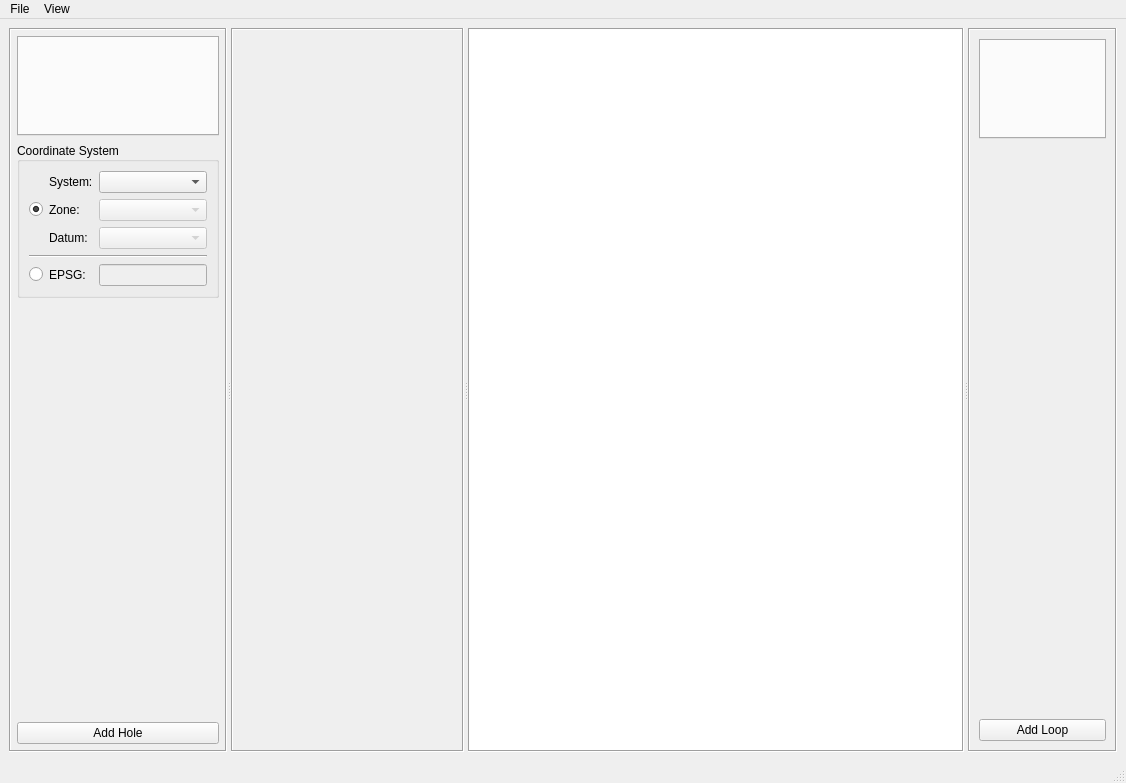
<?xml version="1.0" encoding="UTF-8"?>
<ui version="4.0">
 <class>MainWindow</class>
 <widget class="QMainWindow" name="MainWindow">
  <property name="geometry">
   <rect>
    <x>0</x>
    <y>0</y>
    <width>1126</width>
    <height>783</height>
   </rect>
  </property>
  <property name="windowTitle">
   <string>MainWindow</string>
  </property>
  <widget class="QWidget" name="centralwidget">
   <layout class="QHBoxLayout" name="horizontalLayout">
    <item>
     <widget class="QSplitter" name="splitter">
      <property name="orientation">
       <enum>Qt::Horizontal</enum>
      </property>
      <widget class="QFrame" name="hole_frame">
       <property name="sizePolicy">
        <sizepolicy hsizetype="Maximum" vsizetype="Preferred">
         <horstretch>0</horstretch>
         <verstretch>0</verstretch>
        </sizepolicy>
       </property>
       <property name="frameShape">
        <enum>QFrame::Box</enum>
       </property>
       <property name="frameShadow">
        <enum>QFrame::Sunken</enum>
       </property>
       <layout class="QVBoxLayout" name="verticalLayout">
        <property name="spacing">
         <number>6</number>
        </property>
        <property name="leftMargin">
         <number>6</number>
        </property>
        <property name="topMargin">
         <number>6</number>
        </property>
        <property name="rightMargin">
         <number>6</number>
        </property>
        <property name="bottomMargin">
         <number>6</number>
        </property>
        <item>
         <widget class="QTabWidget" name="hole_tab_widget">
          <property name="sizePolicy">
           <sizepolicy hsizetype="Preferred" vsizetype="Preferred">
            <horstretch>0</horstretch>
            <verstretch>0</verstretch>
           </sizepolicy>
          </property>
          <property name="minimumSize">
           <size>
            <width>0</width>
            <height>100</height>
           </size>
          </property>
          <property name="currentIndex">
           <number>-1</number>
          </property>
         </widget>
        </item>
        <item>
         <widget class="QGroupBox" name="groupBox_3">
          <property name="sizePolicy">
           <sizepolicy hsizetype="Maximum" vsizetype="Preferred">
            <horstretch>0</horstretch>
            <verstretch>0</verstretch>
           </sizepolicy>
          </property>
          <property name="maximumSize">
           <size>
            <width>16777215</width>
            <height>16777215</height>
           </size>
          </property>
          <property name="title">
           <string>Coordinate System</string>
          </property>
          <property name="alignment">
           <set>Qt::AlignLeading|Qt::AlignLeft|Qt::AlignVCenter</set>
          </property>
          <property name="flat">
           <bool>false</bool>
          </property>
          <property name="checkable">
           <bool>false</bool>
          </property>
          <layout class="QGridLayout" name="gridLayout_4">
           <item row="0" column="2">
            <widget class="QComboBox" name="gps_system_cbox">
             <property name="sizePolicy">
              <sizepolicy hsizetype="Preferred" vsizetype="Fixed">
               <horstretch>0</horstretch>
               <verstretch>0</verstretch>
              </sizepolicy>
             </property>
             <property name="currentIndex">
              <number>-1</number>
             </property>
            </widget>
           </item>
           <item row="1" column="2">
            <widget class="QComboBox" name="gps_zone_cbox">
             <property name="enabled">
              <bool>false</bool>
             </property>
            </widget>
           </item>
           <item row="0" column="1">
            <widget class="QLabel" name="label_6">
             <property name="sizePolicy">
              <sizepolicy hsizetype="Maximum" vsizetype="Preferred">
               <horstretch>0</horstretch>
               <verstretch>0</verstretch>
              </sizepolicy>
             </property>
             <property name="text">
              <string>System:</string>
             </property>
            </widget>
           </item>
           <item row="1" column="1">
            <widget class="QLabel" name="label_7">
             <property name="text">
              <string>Zone:</string>
             </property>
            </widget>
           </item>
           <item row="2" column="1">
            <widget class="QLabel" name="label_8">
             <property name="text">
              <string>Datum:</string>
             </property>
            </widget>
           </item>
           <item row="2" column="2">
            <widget class="QComboBox" name="gps_datum_cbox">
             <property name="enabled">
              <bool>false</bool>
             </property>
            </widget>
           </item>
           <item row="4" column="1">
            <widget class="QLabel" name="label_15">
             <property name="text">
              <string>EPSG:</string>
             </property>
            </widget>
           </item>
           <item row="4" column="2">
            <widget class="QLineEdit" name="epsg_edit">
             <property name="enabled">
              <bool>false</bool>
             </property>
             <property name="sizePolicy">
              <sizepolicy hsizetype="Preferred" vsizetype="Fixed">
               <horstretch>0</horstretch>
               <verstretch>0</verstretch>
              </sizepolicy>
             </property>
            </widget>
           </item>
           <item row="1" column="0">
            <widget class="QRadioButton" name="crs_rbtn">
             <property name="text">
              <string/>
             </property>
             <property name="checked">
              <bool>true</bool>
             </property>
            </widget>
           </item>
           <item row="4" column="0">
            <widget class="QRadioButton" name="epsg_rbtn">
             <property name="text">
              <string/>
             </property>
            </widget>
           </item>
           <item row="3" column="0" colspan="3">
            <widget class="Line" name="line_3">
             <property name="sizePolicy">
              <sizepolicy hsizetype="Preferred" vsizetype="Fixed">
               <horstretch>0</horstretch>
               <verstretch>0</verstretch>
              </sizepolicy>
             </property>
             <property name="orientation">
              <enum>Qt::Horizontal</enum>
             </property>
            </widget>
           </item>
          </layout>
         </widget>
        </item>
        <item>
         <spacer name="verticalSpacer">
          <property name="orientation">
           <enum>Qt::Vertical</enum>
          </property>
          <property name="sizeHint" stdset="0">
           <size>
            <width>20</width>
            <height>40</height>
           </size>
          </property>
         </spacer>
        </item>
        <item>
         <widget class="QPushButton" name="add_hole_btn">
          <property name="sizePolicy">
           <sizepolicy hsizetype="Preferred" vsizetype="Fixed">
            <horstretch>0</horstretch>
            <verstretch>0</verstretch>
           </sizepolicy>
          </property>
          <property name="text">
           <string>Add Hole</string>
          </property>
          <property name="icon">
           <iconset>
            <normaloff>icons/add.png</normaloff>icons/add.png</iconset>
          </property>
         </widget>
        </item>
       </layout>
      </widget>
      <widget class="QFrame" name="section_frame">
       <property name="sizePolicy">
        <sizepolicy hsizetype="Preferred" vsizetype="Preferred">
         <horstretch>30</horstretch>
         <verstretch>0</verstretch>
        </sizepolicy>
       </property>
       <property name="minimumSize">
        <size>
         <width>0</width>
         <height>0</height>
        </size>
       </property>
       <property name="frameShape">
        <enum>QFrame::Box</enum>
       </property>
       <property name="frameShadow">
        <enum>QFrame::Sunken</enum>
       </property>
       <layout class="QVBoxLayout" name="verticalLayout_2">
        <property name="spacing">
         <number>0</number>
        </property>
        <property name="leftMargin">
         <number>0</number>
        </property>
        <property name="topMargin">
         <number>0</number>
        </property>
        <property name="rightMargin">
         <number>0</number>
        </property>
        <property name="bottomMargin">
         <number>0</number>
        </property>
        <item>
         <layout class="QVBoxLayout" name="section_view_layout"/>
        </item>
       </layout>
      </widget>
      <widget class="PlotWidget" name="plan_view">
       <property name="sizePolicy">
        <sizepolicy hsizetype="Preferred" vsizetype="Preferred">
         <horstretch>1</horstretch>
         <verstretch>0</verstretch>
        </sizepolicy>
       </property>
       <property name="minimumSize">
        <size>
         <width>0</width>
         <height>0</height>
        </size>
       </property>
       <property name="frameShape">
        <enum>QFrame::Box</enum>
       </property>
       <property name="frameShadow">
        <enum>QFrame::Sunken</enum>
       </property>
      </widget>
      <widget class="QFrame" name="loop_frame">
       <property name="sizePolicy">
        <sizepolicy hsizetype="Maximum" vsizetype="Preferred">
         <horstretch>0</horstretch>
         <verstretch>0</verstretch>
        </sizepolicy>
       </property>
       <property name="frameShape">
        <enum>QFrame::Box</enum>
       </property>
       <property name="frameShadow">
        <enum>QFrame::Sunken</enum>
       </property>
       <layout class="QVBoxLayout" name="verticalLayout_3">
        <item>
         <widget class="QTabWidget" name="loop_tab_widget">
          <property name="sizePolicy">
           <sizepolicy hsizetype="Preferred" vsizetype="Preferred">
            <horstretch>0</horstretch>
            <verstretch>0</verstretch>
           </sizepolicy>
          </property>
          <property name="minimumSize">
           <size>
            <width>0</width>
            <height>100</height>
           </size>
          </property>
          <property name="maximumSize">
           <size>
            <width>16777215</width>
            <height>16777215</height>
           </size>
          </property>
         </widget>
        </item>
        <item>
         <spacer name="verticalSpacer_2">
          <property name="orientation">
           <enum>Qt::Vertical</enum>
          </property>
          <property name="sizeHint" stdset="0">
           <size>
            <width>20</width>
            <height>40</height>
           </size>
          </property>
         </spacer>
        </item>
        <item>
         <widget class="QPushButton" name="add_loop_btn">
          <property name="sizePolicy">
           <sizepolicy hsizetype="Preferred" vsizetype="Fixed">
            <horstretch>0</horstretch>
            <verstretch>0</verstretch>
           </sizepolicy>
          </property>
          <property name="text">
           <string>Add Loop</string>
          </property>
          <property name="icon">
           <iconset>
            <normaloff>icons/add.png</normaloff>icons/add.png</iconset>
          </property>
         </widget>
        </item>
       </layout>
      </widget>
     </widget>
    </item>
   </layout>
  </widget>
  <widget class="QMenuBar" name="menubar">
   <property name="geometry">
    <rect>
     <x>0</x>
     <y>0</y>
     <width>1126</width>
     <height>21</height>
    </rect>
   </property>
   <widget class="QMenu" name="menuFile">
    <property name="title">
     <string>File</string>
    </property>
    <addaction name="actionSave_as_KMZ"/>
    <addaction name="actionSave_as_GPX"/>
   </widget>
   <widget class="QMenu" name="menuView">
    <property name="title">
     <string>View</string>
    </property>
    <addaction name="show_annotations_cbox"/>
    <addaction name="show_grid_cbox"/>
    <addaction name="separator"/>
    <addaction name="view_map_action"/>
   </widget>
   <addaction name="menuFile"/>
   <addaction name="menuView"/>
  </widget>
  <widget class="QStatusBar" name="status_bar"/>
  <action name="actionSave_as_KMZ">
   <property name="icon">
    <iconset>
     <normaloff>icons/google_earth.png</normaloff>icons/google_earth.png</iconset>
   </property>
   <property name="text">
    <string>Save as KMZ...</string>
   </property>
   <property name="toolTip">
    <string>Save all GPS to a Google Earth KMZ file</string>
   </property>
  </action>
  <action name="actionSave_as_GPX">
   <property name="icon">
    <iconset>
     <normaloff>icons/garmin_file.png</normaloff>icons/garmin_file.png</iconset>
   </property>
   <property name="text">
    <string>Save as GPX...</string>
   </property>
   <property name="toolTip">
    <string>Save all GPS to a Garming GPX file</string>
   </property>
  </action>
  <action name="view_map_action">
   <property name="icon">
    <iconset>
     <normaloff>icons/folium.png</normaloff>icons/folium.png</iconset>
   </property>
   <property name="text">
    <string>Map</string>
   </property>
  </action>
  <action name="actionCopy_Loop_to_Clipboard">
   <property name="text">
    <string>Copy to Clipboard</string>
   </property>
  </action>
  <action name="show_grid_cbox">
   <property name="checkable">
    <bool>true</bool>
   </property>
   <property name="checked">
    <bool>true</bool>
   </property>
   <property name="text">
    <string>Plan View Grid</string>
   </property>
   <property name="toolTip">
    <string>Show the grid in the plan view</string>
   </property>
  </action>
  <action name="show_annotations_cbox">
   <property name="checkable">
    <bool>true</bool>
   </property>
   <property name="checked">
    <bool>true</bool>
   </property>
   <property name="text">
    <string>Annotations</string>
   </property>
  </action>
 </widget>
 <customwidgets>
  <customwidget>
   <class>PlotWidget</class>
   <extends>QGraphicsView</extends>
   <header>pyqtgraph</header>
  </customwidget>
 </customwidgets>
 <tabstops>
  <tabstop>gps_system_cbox</tabstop>
  <tabstop>gps_zone_cbox</tabstop>
  <tabstop>gps_datum_cbox</tabstop>
  <tabstop>plan_view</tabstop>
 </tabstops>
 <resources/>
 <connections/>
</ui>
